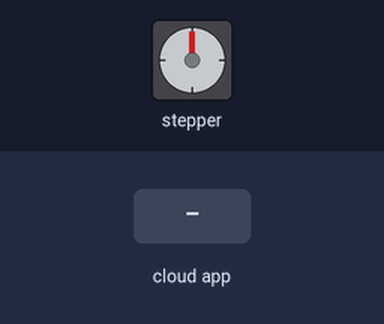
The sketch below on a simulated Arduino Uno, built with avr-gcc and run on an emulated ATmega328P. Shown: stepper motor. Wiring (inferred from the names in the program): stepper motor driver (200 steps per turn assumed): step pin 13; direction pin 17. Inputs (shaded band) come from the test bench. The ROS host is connected and sends only what is stated.

Above: at 1.2 s.
1.3 s: the phone or cloud app sets stepper_cmd to 1
Timing chart, 0 to 4.3 s (numbered marks = the images above; inputs shaded):
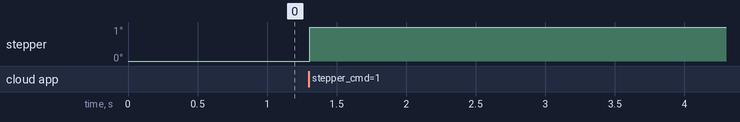

The sketch:

microros_stepmotor1.ino
```cpp
#include <Arduino.h>
#include <micro_ros_arduino.h>
#include <rcl/rcl.h>
#include <rclc/rclc.h>
#include <rclc/executor.h>
#include <std_msgs/msg/int32.h>

// กำหนดขา
#define STEP_PIN 13
#define DIR_PIN 17

rcl_node_t node;
rclc_executor_t executor;
rcl_subscription_t sub;
std_msgs__msg__Int32 step_msg;

// ฟังก์ชันสั่งหมุน Stepper Motor
void moveStepper(int steps, bool direction) {
    digitalWrite(DIR_PIN, direction);
    for (int i = 0; i < abs(steps); i++) {
        digitalWrite(STEP_PIN, HIGH);
        delayMicroseconds(800);  // ปรับความเร็วที่นี่
        digitalWrite(STEP_PIN, LOW);
        delayMicroseconds(800);
    }
}

// Callback รับข้อความจาก ROS 2
void step_callback(const void *msg) {
    const std_msgs__msg__Int32 *data = (const std_msgs__msg__Int32 *)msg;
    int steps = data->data;
    bool direction = (steps >= 0);
    moveStepper(steps, direction);
}

void setup() {
    // ตั้งค่าขา
    pinMode(STEP_PIN, OUTPUT);
    pinMode(DIR_PIN, OUTPUT);

    // เริ่มต้น Micro-ROS
    set_microros_transports();

    rclc_support_t support;
    rcl_allocator_t allocator = rcl_get_default_allocator();
    rclc_support_init(&support, 0, NULL, &allocator);

    // สร้าง Node และ Subscription
    rclc_node_init_default(&node, "stepper_node", "", &support);
    rclc_subscription_init_default(&sub, &node, ROSIDL_GET_MSG_TYPE_SUPPORT(std_msgs, msg, Int32), "stepper_cmd");

    // ตั้งค่า Executor
    rclc_executor_init(&executor, &support.context, 1, &allocator);
    rclc_executor_add_subscription(&executor, &sub, &step_msg, &step_callback, ON_NEW_DATA);
}

void loop() {
    rclc_executor_spin_some(&executor, RCL_MS_TO_NS(100));
}
```
